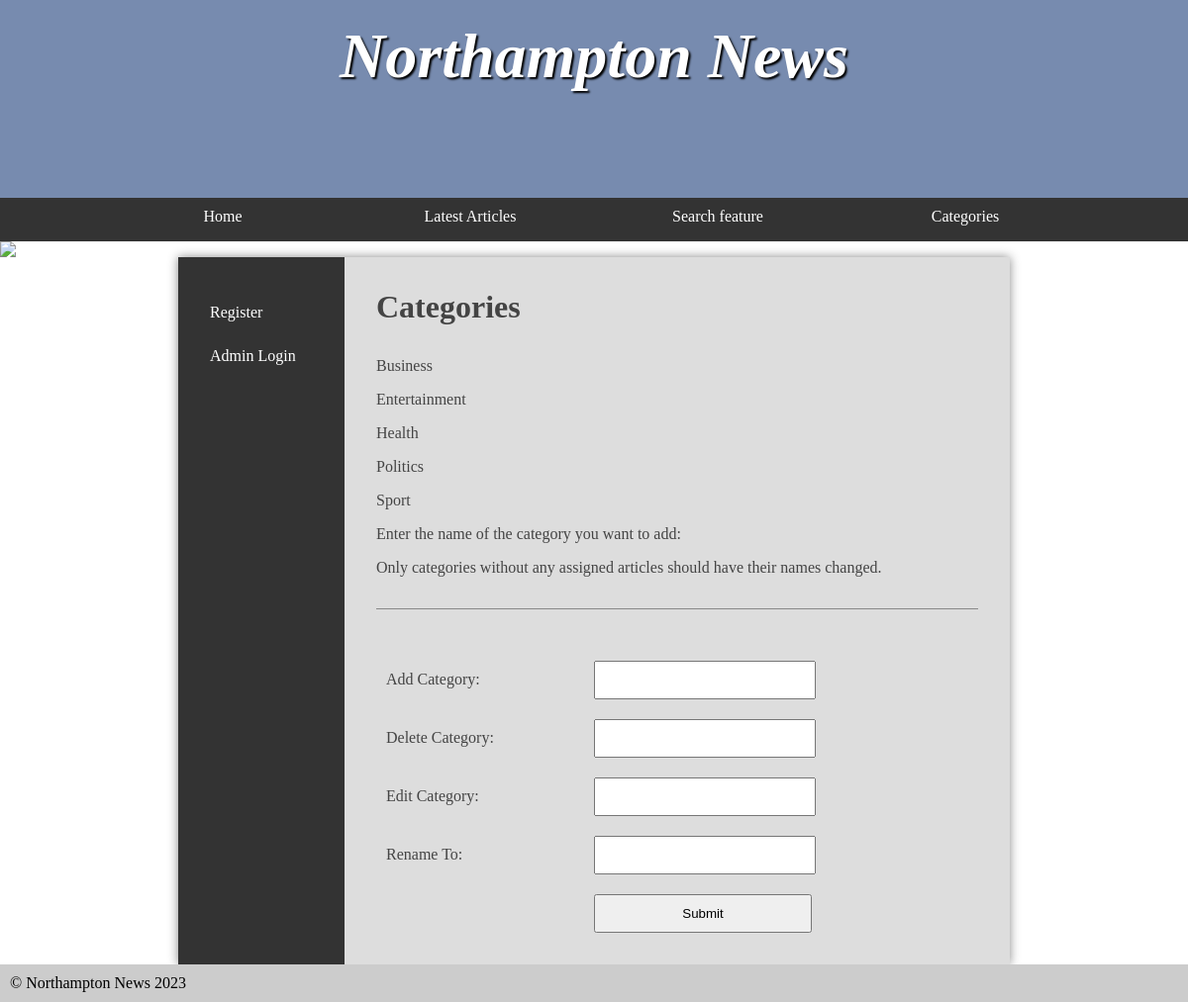
/categories.php, run on the app's committed database.
### tables this page shows
CREATE TABLE `categories` (
  `categoryName` varchar(20) NOT NULL,
  PRIMARY KEY (`categoryName`)
);

### connection.php (called while the page is built, shortened)
<?php
	class DbAccessObject{
		private $pdo;
		public function __construct($server, $username, $password, $schema){
			$this->pdo = new PDO("mysql:host=$server;dbname=$schema", "root", "root",
			[ PDO::ATTR_ERRMODE => PDO::ERRMODE_EXCEPTION]);
		}
		public function ObtainCategory(){
			$query = $this->pdo->query('
				SELECT categoryName
				FROM categories');
			return $query;
		}
	}

### categories.php (the view, shortened to what this page needs)
<?php
	require 'layout.php';
?>
<main>
<?php
	require 'sidebar_nav.php';
?>
			<article>
				<h2>Categories</h2>
<?php
		if (!isset($_POST['submit']) || empty($_POST['submit'])){
			$categories = $connection-> ObtainCategory();
			foreach ($categories as $row){
				echo '<p>' . $row['categoryName'] . '</p>';
			}
			echo '<p> Enter the name of the category you want to add:</p>
				<p> Only categories without any assigned articles should have their names changed.</p>
<form action="categories.php" method="POST">
<label>Add Category: </label>
<input type="text" name="includeCategory"/>
<label>Delete Category: </label>
<input type="text" name="deleteCategory"/>
<label>Edit Category: </label>
<input type="text" name="editCategory" />
<label>Rename To: </label>
<input type="text" name="replaceToCategory"/>
<input type="submit" name="submit" value="Submit" />
</form>';
		}
?>
		</article>
	</main>
<?php
	require 'footer.php';
?>

### styles.css (style rules this page uses)
* { margin: 0; padding: 0; }
html { font-family: 'Oxygen-Regular', times, verdana, sans-serif; }
body { background-color: #fff; }
main { min-height: 50vh; background-color: #ddd; width: 70vw; display: block; margin: auto; box-shadow: 0px 0px 10px #888; color:#444; }
main h2 { font-size:2em; }
p, li, h2 { margin-bottom: 1em; }
form { padding-top: 2em; margin-top: 2em; border-top: 1px solid #888; }
form select, form label, form input, form textarea { float: left; width: 200px; padding: 10px; margin-top: 20px; }
form label { clear: left; }
form input[type="text"], form input[type="password"], textarea { color: #999; font-family: verdana, sans-serif }
input[type="submit"] { clear: both; margin-left: 220px; width: 220px; }
main { display: table; }
main > article { display: table-cell; padding: 2em; }

### data on the page
categories: categoryName "Business"
categories: categoryName "Entertainment"
categories: categoryName "Health"
categories: categoryName "Politics"
categories: categoryName "Sport"
